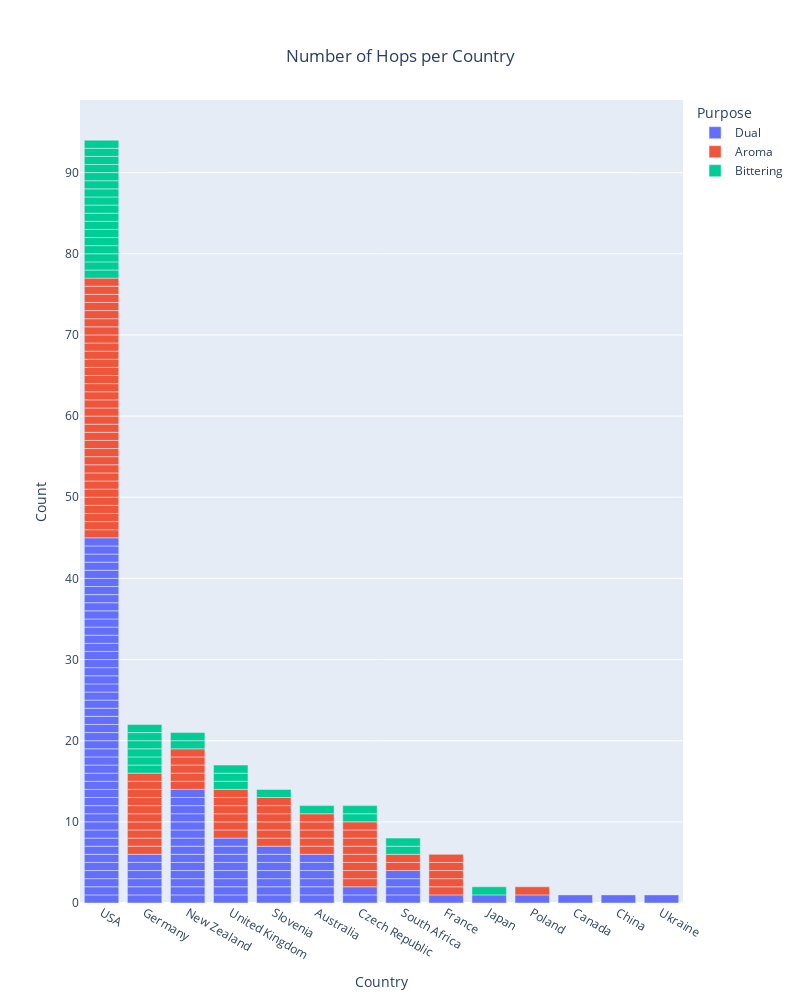

The code cell stored with this chart in its notebook:
### Markdown cell above
Plot of the number of hops per country with Purpose breakdown:

### Code cell
fig = px.bar(hops_bv,
             x="Country",
             color="Purpose",
             labels={
                 "x": "Country", "count": "Count"},
             title="Number of Hops per Country",
             hover_data=['Continent'],
             width=800,
             height=1000)
fig.update_layout(title={
    'y': 0.95,
    'x': 0.5,
    'xanchor': 'center',
    'yanchor': 'top'},
    xaxis={
        'categoryorder': 'total descending'})
fig.write_image("images/HopsPerCountry.png")
fig.show()

### Figure 1 — Plotly figure (JSON) as saved in the notebook; plotly's stock layout.template omitted (floating-point values rounded to 4 significant figures)
{"data": [{"alignmentgroup": "True", "customdata": [["Australia"], ["Australia"], ["Australia"], ["Australia"], ["Australia"], ["Australia"], ["N. America"], ["Asia"], ["Europe"], ["Europe"], ["Europe"], ["Europe"], ["Europe"], ["Europe"], ["Europe"], ["Europe"], ["Europe"], ["Asia"], ["Australia"], ["Australia"], ["Australia"], ["Australia"], ["Australia"], ["Australia"], ["Australia"], ["Australia"], ["Australia"], ["Australia"], ["Australia"], ["Australia"], ["Australia"], ["Australia"], ["Europe"], ["Europe"], ["Europe"], ["Europe"], ["Europe"], ["Europe"], ["Europe"], ["Europe"], ["Africa"], ["Africa"], ["Africa"], ["Africa"], ["Europe"], ["Europe"], ["Europe"], ["Europe"], ["Europe"], ["Europe"], ["Europe"], ["Europe"], ["Europe"], ["N. America"], ["N. America"], ["N. America"], ["N. America"], ["N. America"], ["N. America"], ["N. America"], ["N. America"], ["N. America"], ["N. America"], ["N. America"], ["N. America"], ["N. America"], ["N. America"], ["N. America"], ["N. America"], ["N. America"], ["N. America"], ["N. America"], ["N. America"], ["N. America"], ["N. America"], ["N. America"], ["N. America"], ["N. America"], ["N. America"], ["N. America"], ["N. America"], ["N. America"], ["N. America"], ["N. America"], ["N. America"], ["N. America"], ["N. America"], ["N. America"], ["N. America"], ["N. America"], ["N. America"], ["N. America"], ["N. America"], ["N. America"], ["N. America"], ["N. America"], ["N. America"], ["N. America"]], "hovertemplate": "Purpose=Dual<br>Country=%{x}<br>Count=%{y}<br>Continent=%{customdata[0]}<extra></extra>", "legendgroup": "Dual", "marker": {"color": "#636efa", "pattern": {"shape": ""}}, "name": "Dual", "offsetgroup": "Dual", "orientation": "v", "showlegend": true, "textposition": "auto", "type": "bar", "x": ["Australia", "Australia", "Australia", "Australia", "Australia", "Australia", "Canada", "China", "Czech Republic", "Czech Republic", "France", "Germany", "Germany", "Germany", "Germany", "Germany", "Germany", "Japan", "New Zealand", "New Zealand", "New Zealand", "New Zealand", "New Zealand", "New Zealand", "New Zealand", "New Zealand", "New Zealand", "New Zealand", "New Zealand", "New Zealand", "New Zealand", "New Zealand", "Poland", "Slovenia", "Slovenia", "Slovenia", "Slovenia", "Slovenia", "Slovenia", "Slovenia", "South Africa", "South Africa", "South Africa", "South Africa", "Ukraine", "United Kingdom", "United Kingdom", "United Kingdom", "United Kingdom", "United Kingdom", "United Kingdom", "United Kingdom", "United Kingdom", "USA", "USA", "USA", "USA", "USA", "USA", "USA", "USA", "USA", "USA", "USA", "USA", "USA", "USA", "USA", "USA", "USA", "USA", "USA", "USA", "USA", "USA", "USA", "USA", "USA", "USA", "USA", "USA", "USA", "USA", "USA", "USA", "USA", "USA", "USA", "USA", "USA", "USA", "USA", "USA", "USA", "USA", "USA", "USA", "USA"], "xaxis": "x", "y": [1, 1, 1, 1, 1, 1, 1, 1, 1, 1, 1, 1, 1, 1, 1, 1, 1, 1, 1, 1, 1, 1, 1, 1, 1, 1, 1, 1, 1, 1, 1, 1, 1, 1, 1, 1, 1, 1, 1, 1, 1, 1, 1, 1, 1, 1, 1, 1, 1, 1, 1, 1, 1, 1, 1, 1, 1, 1, 1, 1, 1, 1, 1, 1, 1, 1, 1, 1, 1, 1, 1, 1, 1, 1, 1, 1, 1, 1, 1, 1, 1, 1, 1, 1, 1, 1, 1, 1, 1, 1, 1, 1, 1, 1, 1, 1, 1, 1], "yaxis": "y"}, {"alignmentgroup": "True", "customdata": [["Australia"], ["Australia"], ["Australia"], ["Australia"], ["Australia"], ["Europe"], ["Europe"], ["Europe"], ["Europe"], ["Europe"], ["Europe"], ["Europe"], ["Europe"], ["Europe"], ["Europe"], ["Europe"], ["Europe"], ["Europe"], ["Europe"], ["Europe"], ["Europe"], ["Europe"], ["Europe"], ["Europe"], ["Europe"], ["Europe"], ["Europe"], ["Europe"], ["Australia"], ["Australia"], ["Australia"], ["Australia"], ["Australia"], ["Europe"], ["Europe"], ["Europe"], ["Europe"], ["Europe"], ["Europe"], ["Europe"], ["Africa"], ["Africa"], ["Europe"], ["Europe"], ["Europe"], ["Europe"], ["Europe"], ["Europe"], ["N. America"], ["N. America"], ["N. America"], ["N. America"], ["N. America"], ["N. America"], ["N. America"], ["N. America"], ["N. America"], ["N. America"], ["N. America"], ["N. America"], ["N. America"], ["N. America"], ["N. America"], ["N. America"], ["N. America"], ["N. America"], ["N. America"], ["N. America"], ["N. America"], ["N. America"], ["N. America"], ["N. America"], ["N. America"], ["N. America"], ["N. America"], ["N. America"], ["N. America"], ["N. America"], ["N. America"], ["N. America"]], "hovertemplate": "Purpose=Aroma<br>Country=%{x}<br>Count=%{y}<br>Continent=%{customdata[0]}<extra></extra>", "legendgroup": "Aroma", "marker": {"color": "#EF553B", "pattern": {"shape": ""}}, "name": "Aroma", "offsetgroup": "Aroma", "orientation": "v", "showlegend": true, "textposition": "auto", "type": "bar", "x": ["Australia", "Australia", "Australia", "Australia", "Australia", "Czech Republic", "Czech Republic", "Czech Republic", "Czech Republic", "Czech Republic", "Czech Republic", "Czech Republic", "Czech Republic", "France", "France", "France", "France", "France", "Germany", "Germany", "Germany", "Germany", "Germany", "Germany", "Germany", "Germany", "Germany", "Germany", "New Zealand", "New Zealand", "New Zealand", "New Zealand", "New Zealand", "Poland", "Slovenia", "Slovenia", "Slovenia", "Slovenia", "Slovenia", "Slovenia", "South Africa", "South Africa", "United Kingdom", "United Kingdom", "United Kingdom", "United Kingdom", "United Kingdom", "United Kingdom", "USA", "USA", "USA", "USA", "USA", "USA", "USA", "USA", "USA", "USA", "USA", "USA", "USA", "USA", "USA", "USA", "USA", "USA", "USA", "USA", "USA", "USA", "USA", "USA", "USA", "USA", "USA", "USA", "USA", "USA", "USA", "USA"], "xaxis": "x", "y": [1, 1, 1, 1, 1, 1, 1, 1, 1, 1, 1, 1, 1, 1, 1, 1, 1, 1, 1, 1, 1, 1, 1, 1, 1, 1, 1, 1, 1, 1, 1, 1, 1, 1, 1, 1, 1, 1, 1, 1, 1, 1, 1, 1, 1, 1, 1, 1, 1, 1, 1, 1, 1, 1, 1, 1, 1, 1, 1, 1, 1, 1, 1, 1, 1, 1, 1, 1, 1, 1, 1, 1, 1, 1, 1, 1, 1, 1, 1, 1], "yaxis": "y"}, {"alignmentgroup": "True", "customdata": [["Australia"], ["Europe"], ["Europe"], ["Europe"], ["Europe"], ["Europe"], ["Europe"], ["Europe"], ["Europe"], ["Asia"], ["Australia"], ["Australia"], ["Europe"], ["Africa"], ["Africa"], ["Europe"], ["Europe"], ["Europe"], ["N. America"], ["N. America"], ["N. America"], ["N. America"], ["N. America"], ["N. America"], ["N. America"], ["N. America"], ["N. America"], ["N. America"], ["N. America"], ["N. America"], ["N. America"], ["N. America"], ["N. America"], ["N. America"], ["N. America"]], "hovertemplate": "Purpose=Bittering<br>Country=%{x}<br>Count=%{y}<br>Continent=%{customdata[0]}<extra></extra>", "legendgroup": "Bittering", "marker": {"color": "#00cc96", "pattern": {"shape": ""}}, "name": "Bittering", "offsetgroup": "Bittering", "orientation": "v", "showlegend": true, "textposition": "auto", "type": "bar", "x": ["Australia", "Czech Republic", "Czech Republic", "Germany", "Germany", "Germany", "Germany", "Germany", "Germany", "Japan", "New Zealand", "New Zealand", "Slovenia", "South Africa", "South Africa", "United Kingdom", "United Kingdom", "United Kingdom", "USA", "USA", "USA", "USA", "USA", "USA", "USA", "USA", "USA", "USA", "USA", "USA", "USA", "USA", "USA", "USA", "USA"], "xaxis": "x", "y": [1, 1, 1, 1, 1, 1, 1, 1, 1, 1, 1, 1, 1, 1, 1, 1, 1, 1, 1, 1, 1, 1, 1, 1, 1, 1, 1, 1, 1, 1, 1, 1, 1, 1, 1], "yaxis": "y"}], "layout": {"barmode": "relative", "height": 1000, "legend": {"title": {"text": "Purpose"}, "tracegroupgap": 0}, "title": {"text": "Number of Hops per Country", "x": 0.5, "xanchor": "center", "y": 0.95, "yanchor": "top"}, "width": 800, "xaxis": {"anchor": "y", "categoryorder": "total descending", "domain": [0, 1], "title": {"text": "Country"}}, "yaxis": {"anchor": "x", "domain": [0, 1], "title": {"text": "Count"}}}}
